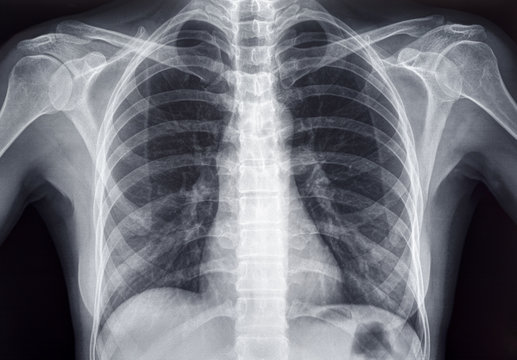
#> input picture Assignment 3/document_scanner/Sample1.jpg, 517 x 360 px
$ python medical.py
#> lines starting #> are read from the running program, lines starting #| are printed output that depends on the picture; after the words box and inside, x2 and y2 are one past the last pixel; in counts of white or black regions, pixels touching at a corner belong together; long printed decimals are rounded
# Name: HITESH
# Roll No: 2301010280
# Course: Image Processing
# Assignment: Medical Image Compression & Segmentation


import cv2
import numpy as np
import matplotlib.pyplot as plt

# ---------------- STEP 1: LOAD IMAGE ----------------
img = cv2.imread('Sample1.jpg', 0)   # grayscale directly
#> img: shape (360, 517); min 0, max 255, mean 113
img = cv2.resize(img, (512, 512))
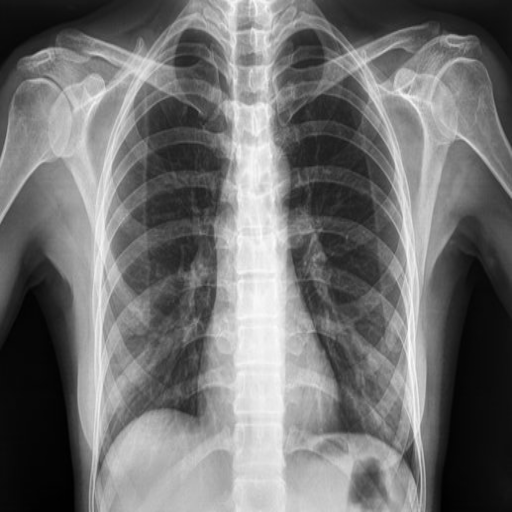
#> img: shape (512, 512); min 0, max 254, mean 112.9

# ---------------- STEP 2: RLE COMPRESSION ----------------
def rle_encode(image):
    pixels = image.flatten()
    encoded = []

    prev = pixels[0]
#> prev = 20
    count = 1

    for pixel in pixels[1:]:
        if pixel == prev:
            count += 1
        else:
            encoded.append((prev, count))
            prev = pixel
            count = 1
#> this loop made 262143 passes
#> (pixel, prev, count) on passes 3, 5, 11, 40, 43, 57: (21, 21, 1), (20, 20, 1), (21, 21, 1), (22, 22, 1), (23, 23, 1), (24, 24, 1)
#> (pixel, count) on passes 1, 2, 4, 6, 7, 8: (20, 2), (20, 3), (21, 2), (20, 2), (20, 3), (20, 4)
#> after the loop, encoded = 213280 items

    encoded.append((prev, count))
    return encoded

encoded = rle_encode(img)
#> encoded = 213281 items

original_size = img.size
#> original_size = 262144
compressed_size = len(encoded) * 2   # value + count
#> compressed_size = 426562

compression_ratio = original_size / compressed_size
#> compression_ratio = 0.615
savings = (1 - (compressed_size / original_size)) * 100
#> savings = -62.72

print("Compression Ratio:", compression_ratio)
#| Compression Ratio: 0.6146
print("Storage Savings (%):", savings)
#| Storage Savings (%): -62.720

# ---------------- STEP 3: SEGMENTATION ----------------
blur = cv2.GaussianBlur(img, (5,5), 0)
# Global Threshold
_, global_thresh = cv2.threshold(blur, 100, 255, cv2.THRESH_BINARY)
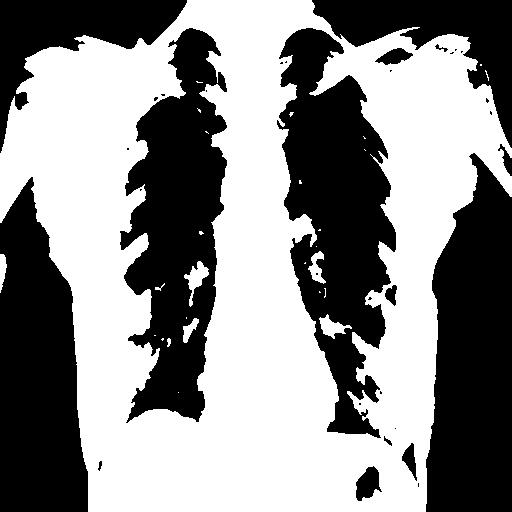
#> global_thresh: shape (512, 512); 54.5% white; 33 black regions (19 under 20 px), largest, box (x1, y1, x2, y2) and area: (277, 28, 396, 438) 26719, (120, 28, 227, 423) 24913, (426, 153, 512, 512) 24448

# Otsu Threshold
_, otsu_thresh = cv2.threshold(blur, 0, 255, cv2.THRESH_BINARY + cv2.THRESH_OTSU)
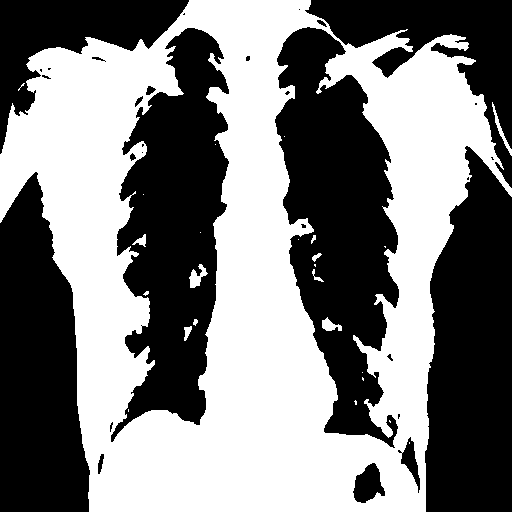
#> otsu_thresh: shape (512, 512); 49.5% white; 25 white regions (15 under 20 px), largest, box (x1, y1, x2, y2) and area: (0, 0, 512, 512) 128806, (189, 264, 208, 288) 216, (492, 102, 512, 156) 176

# ---------------- STEP 4: MORPHOLOGICAL OPERATIONS ----------------

kernel = np.ones((3,3), np.uint8)
opening = cv2.morphologyEx(otsu_thresh, cv2.MORPH_OPEN, kernel)
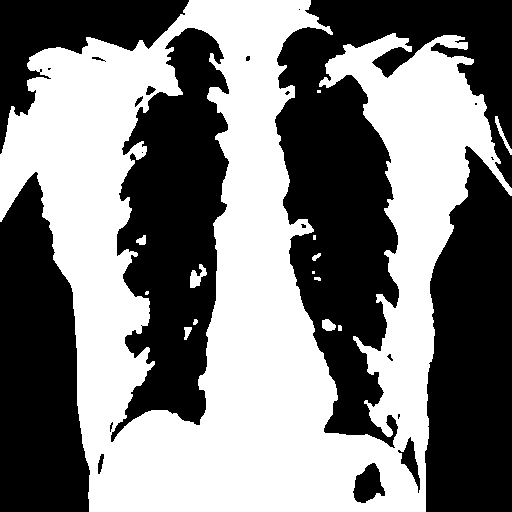
#> opening: shape (512, 512); 49.3% white; 14 white regions (4 under 20 px), largest, box (x1, y1, x2, y2) and area: (0, 0, 512, 512) 128409, (190, 264, 207, 288) 211, (495, 116, 512, 155) 144
closing = cv2.morphologyEx(otsu_thresh, cv2.MORPH_CLOSE, kernel)
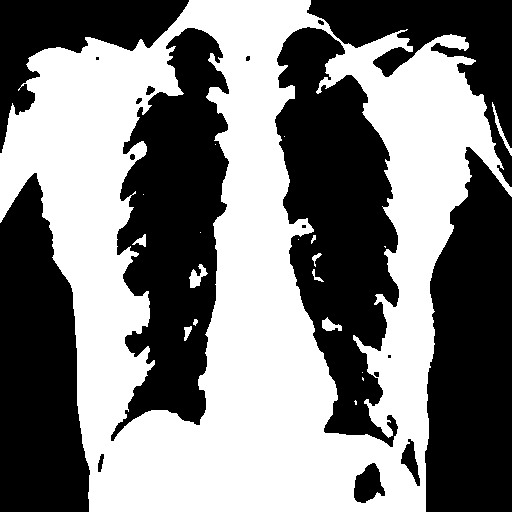
#> closing: shape (512, 512); 49.6% white; 19 white regions (9 under 20 px), largest, box (x1, y1, x2, y2) and area: (0, 0, 512, 512) 129263, (189, 264, 208, 288) 218, (492, 102, 512, 156) 177

# Dilation
dilated = cv2.dilate(otsu_thresh, kernel, iterations=1)
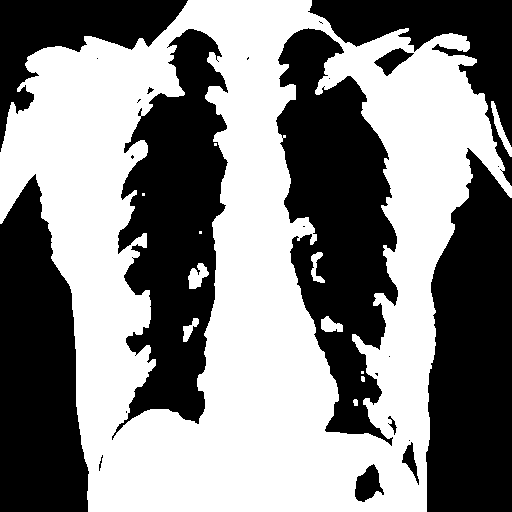
#> dilated: shape (512, 512); 52.4% white; 24 black regions (12 under 20 px), largest, box (x1, y1, x2, y2) and area: (276, 28, 398, 446) 28375, (112, 29, 228, 440) 26339, (426, 148, 512, 512) 25304

# Erosion
eroded = cv2.erode(otsu_thresh, kernel, iterations=1)
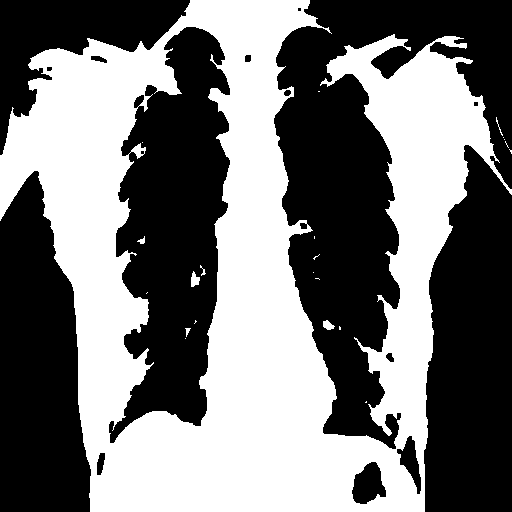
#> eroded: shape (512, 512); 46.6% white; 22 white regions (15 under 20 px), largest, box (x1, y1, x2, y2) and area: (0, 0, 512, 512) 121805, (191, 271, 200, 287) 93, (323, 320, 335, 330) 77

# ---------------- STEP 5: DISPLAY ALL ----------------

plt.figure(figsize=(10,8))

images = [img, global_thresh, otsu_thresh, opening, closing]
titles = ["Original", "Global", "Otsu", "Opening", "Closing"]

for i in range(len(images)):
    plt.subplot(2,3,i+1)
    plt.imshow(images[i], cmap='gray')
    plt.title(titles[i])
    plt.axis('off')
#> this loop made 5 passes

plt.tight_layout()
plt.show()
